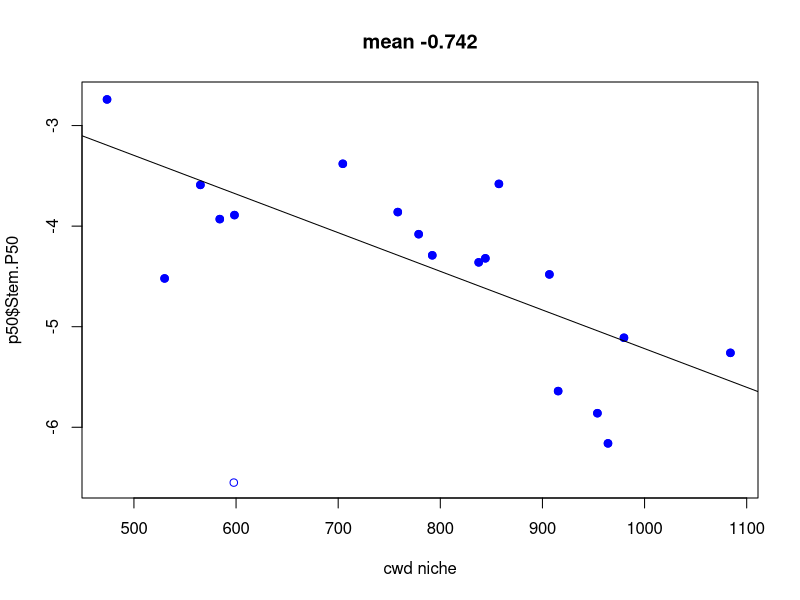
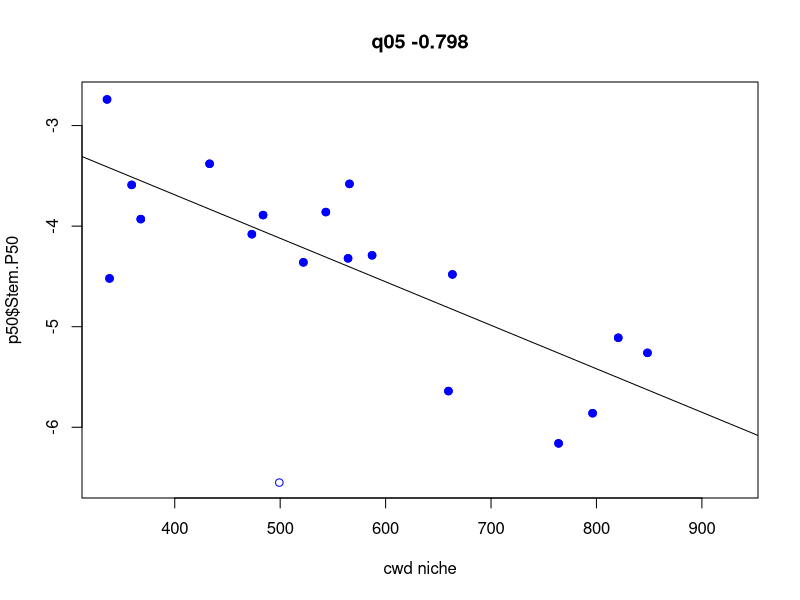
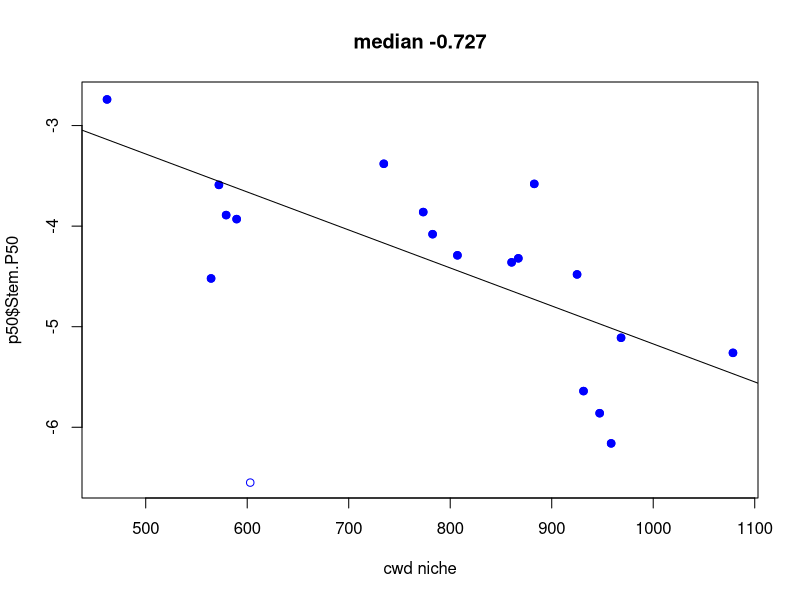
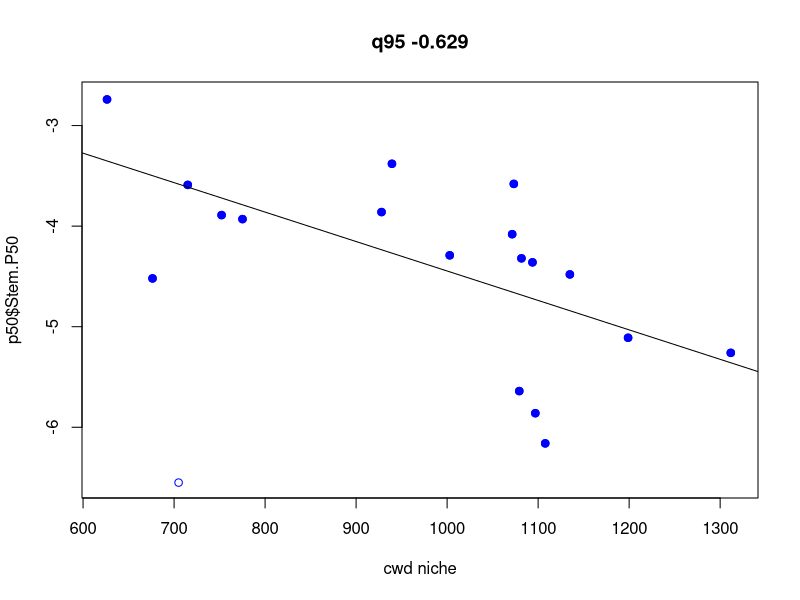
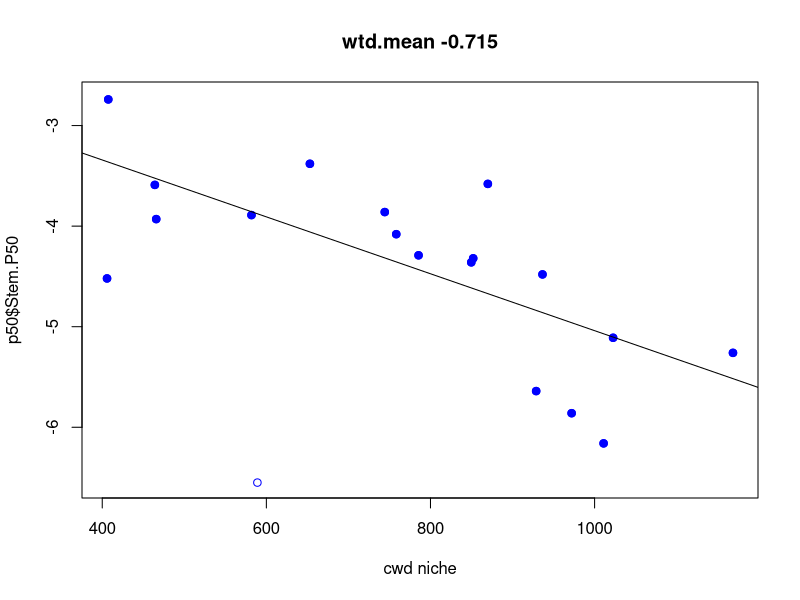
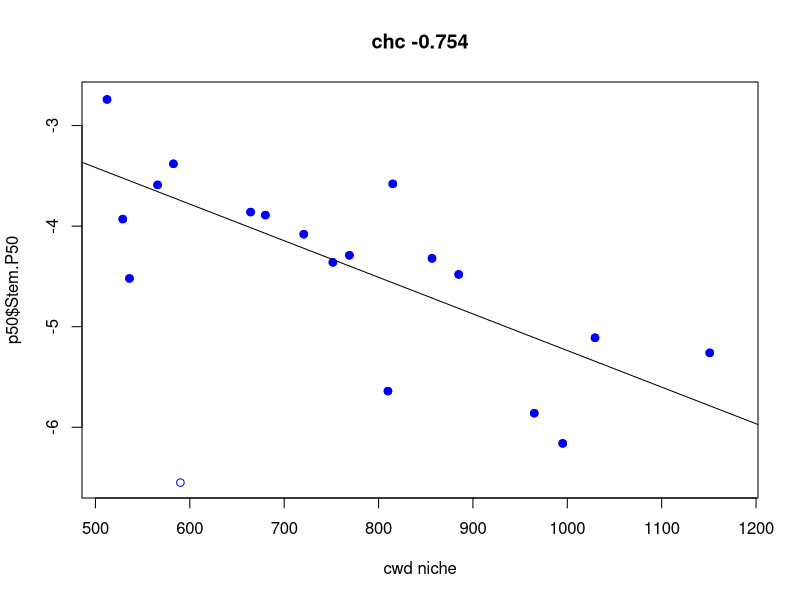
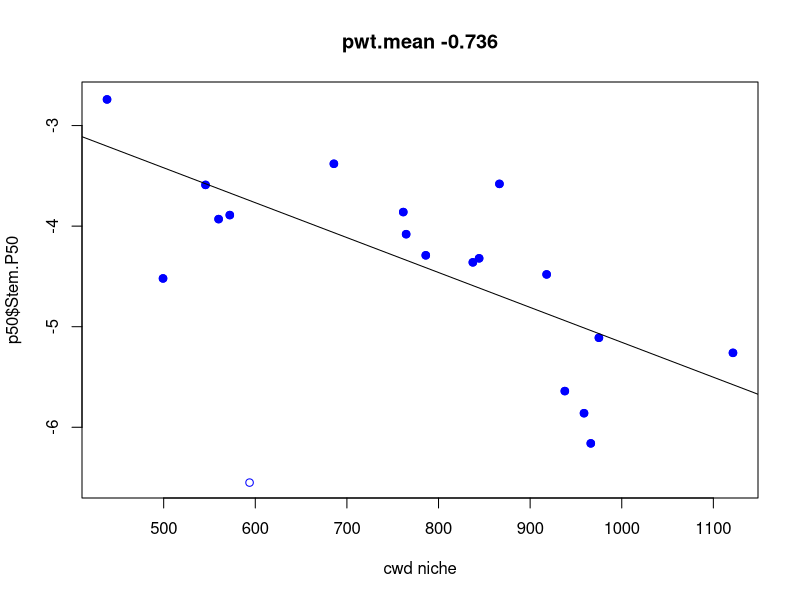
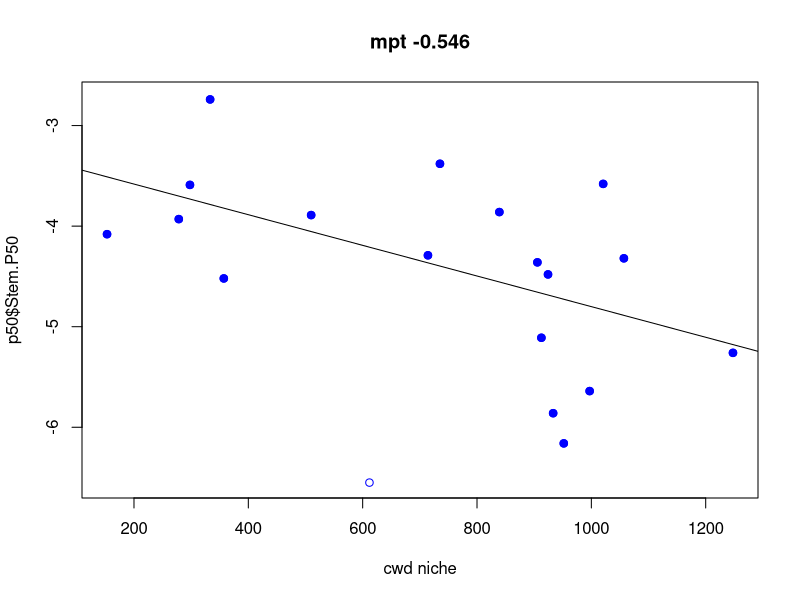

These figures' R source, in order: (Note: this script raises an error after producing the figures.)
rm(list=ls())
aet <- read.csv('data/quercus/quercusAET.csv')
cwd <- read.csv('data/quercus/quercusCWD.csv')
p50 <- read.csv('data/quercus/quercusP50.csv')

all(aet$name==cwd$name)
all(aet$name==p50$name)

ymn <- range(c(p50$Stem.P50,p50$Leaf.P50),na.rm=T)
which.min(p50$Stem.P50)
p50[which.min(p50$Stem.P50),]

names(cwd)
nct <- c(5,7,8,9,12:17)
# -15 removes Q. pacifica outlier
for (i in 1:length(nct)) {
  mvar <- nct[i]
  cval <- cor(cwd[-15,mvar],p50$Stem.P50[-15],use='pair')
  print(cval)
  plot(cwd[,mvar],p50$Stem.P50,pch=1,col='blue',ylim=ymn,main=paste(names(cwd)[mvar],round(cval,3)),xlab='cwd niche')
  points(cwd[-15,mvar],p50$Stem.P50[-15],pch=19,col='blue')
  abline(lm(p50$Stem.P50[-15]~cwd[-15,mvar]))
  #points(cwd[,mvar],p50$Leaf.P50,pch=19,col='red')
}

# -15 removes Q. pacifica outlier
for (i in 1:length(nct)) {
  mvar <- nct[i]
  cval <- cor(aet[-15,mvar],p50$Stem.P50[-15],use='pair')
  print(cval)
  plot(aet[,mvar],p50$Stem.P50,pch=19,col='blue',ylim=ymn,main=paste(names(cwd)[mvar],round(cval,3)),xlab='aet niche')
  #points(cwd[,mvar],p50$Leaf.P50,pch=19,col='red')
}

{
  op=par(mfrow=c(2,3)) 
  nct <- c(7,5,9)
  # -15 removes Q. pacifica outlier
  for (i in 1:length(nct)) {
    mvar <- nct[i]
    cval <- cor(cwd[-15,mvar],p50$Stem.P50[-15],use='pair')
    print(cval)
    plot(cwd[,mvar],p50$Stem.P50,pch=1,col='blue',ylim=ymn,main=paste(names(cwd)[mvar],round(cval,3)),xlab='cwd niche')
    points(cwd[-15,mvar],p50$Stem.P50[-15],pch=19,col='blue')
    abline(lm(p50$Stem.P50[-15]~cwd[-15,mvar]))
    #points(cwd[,mvar],p50$Leaf.P50,pch=19,col='red')
  }
  
  # -15 removes Q. pacifica outlier
  for (i in 1:length(nct)) {
    mvar <- nct[i]
    cval <- cor(aet[-15,mvar],p50$Stem.P50[-15],use='pair')
    print(cval)
    plot(aet[,mvar],p50$Stem.P50,pch=1,col='blue',ylim=ymn,main=paste(names(cwd)[mvar],round(cval,3)),xlab='aet niche')
    points(aet[-15,mvar],p50$Stem.P50[-15],pch=19,col='blue')
    abline(lm(p50$Stem.P50[-15]~aet[-15,mvar]))
    #points(cwd[,mvar],p50$Leaf.P50,pch=19,col='red')
  }
  par(op)
}

# check how my clim niches compare to Rob's
for (i in 1:length(nct)) {
  mvar <- nct[i]
  cval <- cor(cwd[,mvar],p50$CWD_rs,use='pair')
  print(cval)
  plot(cwd[,mvar],p50$CWD_rs,pch=19,col='blue',main=paste(names(cwd)[mvar],round(cval,3)),xlab='cwd niche')
  #points(cwd[,mvar],p50$Leaf.P50,pch=19,col='red')
}

cor(p50$CWD_rs,p50$Stem.P50,use='pair')
cor(p50$CWD_rs[-15],p50$Stem.P50[-15],use='pair')
